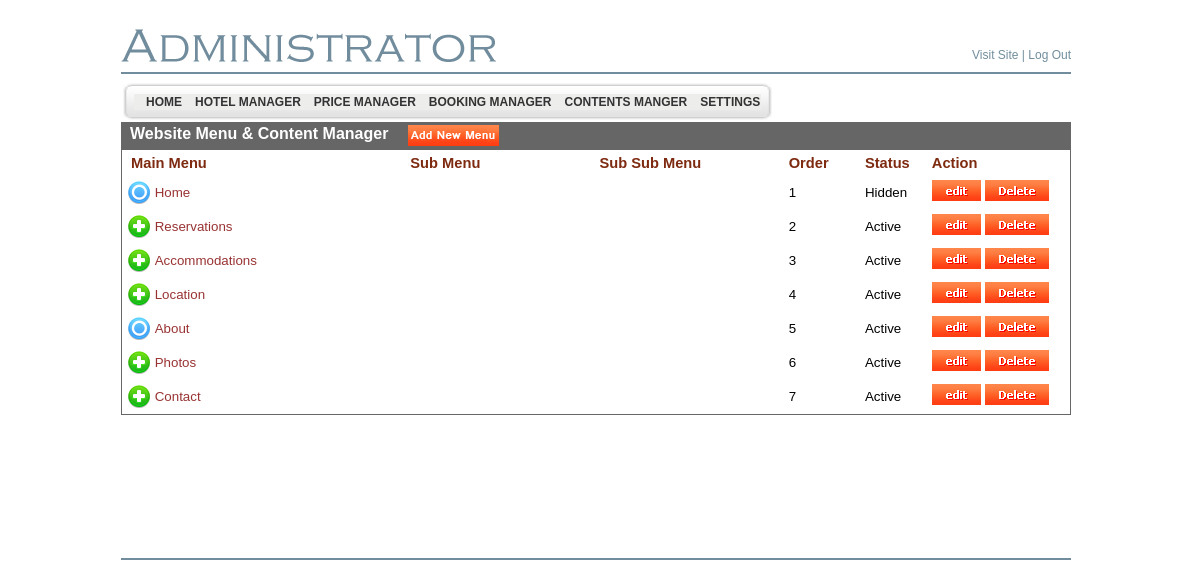
Page /admin/content.list.php (signed in) on the committed database.
### tables this page shows
CREATE TABLE `bsi_adminmenu` (
  `id` int(4) NOT NULL AUTO_INCREMENT,
  `name` varchar(200) NOT NULL DEFAULT '',
  `url` varchar(200) DEFAULT NULL,
  `menu_desc` varchar(200) NOT NULL DEFAULT '',
  `parent_id` int(4) DEFAULT '0',
  `status` enum('Y','N') DEFAULT 'Y',
  `ord` int(5) NOT NULL DEFAULT '0',
  `privileges` int(11) NOT NULL,
  PRIMARY KEY (`id`),
  UNIQUE KEY `kid` (`name`,`parent_id`)
);

CREATE TABLE `bsi_site_contents` (
  `id` int(10) unsigned NOT NULL AUTO_INCREMENT,
  `title_en` varchar(200) DEFAULT '',
  `title_hr` varchar(255) DEFAULT NULL,
  `title_de` varchar(255) DEFAULT NULL,
  `title_it` varchar(255) DEFAULT NULL,
  `status` enum('Y','N') NOT NULL DEFAULT 'Y',
  `file` text,
  `url` varchar(100) DEFAULT '',
  `parent_id` int(10) NOT NULL DEFAULT '0',
  `ord` int(11) NOT NULL DEFAULT '0',
  `contents_en` mediumtext,
  `contents_hr` mediumtext,
  `contents_de` mediumtext,
  `contents_it` mediumtext,
  `page_title` varchar(255) DEFAULT NULL,
  `page_keywords` text,
  `page_desc` text,
  `header_type` enum('1','0') DEFAULT NULL,
  `footer_type` enum('1','0') DEFAULT NULL,
  `template_type` tinyint(2) NOT NULL DEFAULT '0',
  PRIMARY KEY (`id`),
  UNIQUE KEY `cont_title` (`title_en`,`parent_id`)
);

CREATE TABLE `bsi_language` (
  `id` int(11) NOT NULL AUTO_INCREMENT,
  `language_name` varchar(255) NOT NULL,
  `language_code` varchar(4) NOT NULL,
  `language_file_name` varchar(255) NOT NULL,
  `is_active` tinyint(1) NOT NULL,
  `is_default` tinyint(1) NOT NULL,
  `display_order` int(11) NOT NULL,
  PRIMARY KEY (`id`),
  UNIQUE KEY `UNQ_lang_cd` (`language_code`)
);

### admin/content.list.php (the view, shortened to what this page needs)
<?php
include ("header.php");
$light="#666666";
?>
</td>
</tr>
<tr>
  <td height="400" valign="top" align="left">
    <form method="post" action="<?=$_SERVER['PHP_SELF']?>">
      <table width="100%" border="0"  cellspacing="0" cellpadding="0" bgcolor="<?=$light?>" style="border:solid 1px <?=$light?>">
        <tr bgcolor="<?=$light?>" >
          <td height="25">&nbsp;&nbsp;<font color="#FFFFFF" face="Arial, Helvetica, sans-serif"><b>Website Menu &amp; Content Manager</b></font> &nbsp;&nbsp;&nbsp;
           <img src="images/add_menu.png" border="0" onclick="javascript:window.location.href='page_editor.php'" align="absmiddle" style="cursor:pointer; cursor:hand;"/></td>
          <td bgcolor="<?=$light?>" width=40% align="right"></td>
        </tr>
      </table>
      <table id="table-1" width="100%"  border="0" cellspacing="1" cellpadding="4"  style="border:solid 1px <?=$light?>">
        <thead>
          <tr bgcolor="">
            <td class="TitleRed11pt" width="30%">&nbsp;Main Menu</td>
            <td class="TitleRed11pt" width="20%">Sub Menu</td>
            <td class="TitleRed11pt" width="20%">Sub Sub Menu</td>
            <td class="TitleRed11pt" width="8%">Order</td>
            <td class="TitleRed11pt" width="7%">Status</td>
            <td class="TitleRed11pt" width="15%">Action</td>
          </tr>
        </thead>
        <tbody>
          <?php
$j=0;$tids=array();
$r=mysql_query("select * from bsi_site_contents where parent_id=0 order by ord");
$row_default_lang=mysql_fetch_assoc(mysql_query("select * from bsi_language where is_active=true"));
while($d=@mysql_fetch_array($r)):
	echo"<tr bgcolor=#ffffff class=even><td class='bodytext'>";
	if(in_array($d['id'],$tids)):
        echo"<a href='" . $_SERVER['PHP_SELF'] . "?tid=". str_replace("| " . $d['id'] . "|","|",$tid) .  "'\"><img src='images/001_02.png' border=0 align='absmiddle'></a>&nbsp;";
    else:
        $n=@mysql_num_rows(mysql_query("select * from bsi_site_contents where parent_id=" . $d[id] . " order by ord"));
	    if($n):
	        echo"<a href='" . $_SERVER['PHP_SELF'] . "?tid=|" . $d['id'] . "|'\"><img src='images/001_01.png' border=0 align='absmiddle' ></a>&nbsp;";
        else:
		    echo"<img src='images/001_09.png' border=0 align='absmiddle'>&nbsp;";
		endif;
	endif;
	if($d['status']=='Y'){$stat1="Active";}else{$stat1="Hidden";}
    echo"<a  href='page_editor.php?id=" . $d['id'] . "' class='bodytext'>" . $d['title_'.$row_default_lang['language_code']] . "</a></td>
	<td></td><td></td><td class='bodytext'>".$d['ord']."</td><td class='bodytext'>".$stat1."</td><td><a class='bodytext' href='page_editor.php?id=" . $d['id'] . "'><img src='images/button_edit.gif' border='0'/></a>&nbsp;<a class='bodytext' href='content.list.php?tid=" . $_REQUEST['tid'] . "&del=" . $d['id'] . "'><img src='images/button_delete1.gif' border='0'/></a> </td></tr>";
endwhile;
?>
        </tbody>
      </table>
    </form>
   </td>
</tr>
<?php include("footer.php"); ?>
</table><br />
</body></html>

### admin/header.php (shortened to what this page needs)
<!DOCTYPE html PUBLIC "-//W3C//DTD XHTML 1.0 Transitional//EN" "http://www.w3.org/TR/xhtml1/DTD/xhtml1-transitional.dtd">
<html xmlns="http://www.w3.org/1999/xhtml">
<head>
	<link href="style.css" rel="stylesheet" type="text/css" />
	<link href="style1.css" rel="stylesheet" type="text/css">
</head>
<body>
<table align="center" width="950" border="0" cellspacing="0"
	cellpadding="0">
	<tr>
		<td width="366">&nbsp;</td>
		<td width="584">&nbsp;</td>
	</tr>
	<tr>
		<td align="left" valign="bottom"><img src="images/adminis.gif" alt="" /></td>
		<td align="right" valign="bottom" class="bodyMenutext8pt"><a
			href="../index.php" target="_blank" class="bodyMenutext8pt">Visit
		Site</a> | <a href="logout.php" class="bodyMenutext8pt">Log Out</a></td>
	</tr>
	<tr>
		<td height="10"></td>
		<td></td>
	</tr>
	<tr>
		<td colspan="2" height="2" bgcolor="#718d9d"></td>
	</tr>
</table>
<table align="center" width="950" border="0" cellspacing="0" cellpadding="0">
	<tr>
		<td height="8"></td>
	</tr>
	<tr>
		<td align="left">
		<table border="0" style="background-image: url(images/menu_tile.gif);"
			cellspacing="0" cellpadding="0">
			<tr>
				<td><img src="images/menubar_left.gif" alt="" width="13" height="40" /></td>
				<td align="left" class="bodytext8pt">
				<div class="sample1">
				<div class="horz_menu">
<?php
$sql_parent = mysql_query("select * from bsi_adminmenu where parent_id=0 and status='Y' order by ord");
while ($row_parent = mysql_fetch_array($sql_parent))
{
	echo "<a id=\"" . $row_parent[0] . "\"      href=\"" . $row_parent[2] . "\">&nbsp;&nbsp;&nbsp;" . $row_parent[1] . "</a>";
}
?>
<br clear="both" />
				</div>
</div>
				</td>
				<td><img src="images/menubar_right.gif" alt="" width="13"
					height="40" /></td>
			</tr>
		</table>

### admin/style.css (style rules this page uses)
.bodytext8pt { color: #000000; font-family: 'Tahoma', 'Arial', 'Verdana'; font-size: 8pt; font-weight: normal; margin: 0; line-height: 120% }
.bodytext { color: #000000; font-family: 'Verdana', 'Tahoma', 'Arial'; font-size: 10pt; font-weight: normal; }
a.bodytext { color:#993333; font-weight: normal; text-decoration: none }
.TitleRed11pt { color: #7E2A10; font-family: 'Trebuchet MS', 'Tahoma', 'Arial', 'Verdana'; font-size: 11pt; font-weight: bold; margin: 0; }
.bodyMenutext8pt { color: #718d9d; font-family: 'Verdana', 'Tahoma', 'Arial'; font-size: 12px; font-weight: normal; margin: 0; }
a.bodyMenutext8pt { color: #718d9d; font-weight: normal; text-decoration: none }
body { margin-top: 00; margin-bottom: 0; margin-left: 0; background-color: #FFFFFF; background-repeat: repeat-x; background-position; 0 0 }
a:link { text-decoration:none; font-color: #990000; font-family: Verdana, Arial, Helvetica, sans-serif; font-size: 2; }

### admin/style1.css (style rules this page uses)
div.horz_menu a { display: block; float: left; }
div.sample1 div.horz_menu a, div.sample1 div.vert_menu a { padding: 1px 0px 1px 0px; background:#ededec; width:inherit; padding:2px; text-decoration: none; font-family:Arial, Helvetica, sans-serif; font-weight: 900; font-size: 12px; color: #333333; }
div.sample1 div.horz_menu a { margin-right: -1px; width:auto; }
a:link { text-decoration:none; font-color: #990000; font-family: Verdana, Arial, Helvetica, sans-serif; font-size: 2; }

### rows in the picture
bsi_adminmenu: name "HOME"
bsi_adminmenu: name "HOTEL MANAGER"
bsi_adminmenu: name "PRICE MANAGER"
bsi_adminmenu: name "BOOKING MANAGER"
bsi_adminmenu: name "CONTENTS MANGER"
bsi_adminmenu: name "SETTINGS"
bsi_site_contents: ord "1", status "Hidden"
bsi_language: language_code.title_en "Home", language_code.title_en "Reservations", language_code.title_en "Accommodations", language_code.title_en "Location", language_code.title_en "About", language_code.title_en "Photos", language_code.title_en "Contact"
bsi_site_contents: ord "2", status "Active"
bsi_site_contents: ord "3", status "Active"
bsi_site_contents: ord "4", status "Active"
bsi_site_contents: ord "5", status "Active"
bsi_site_contents: ord "6", status "Active"
bsi_site_contents: ord "7", status "Active"
